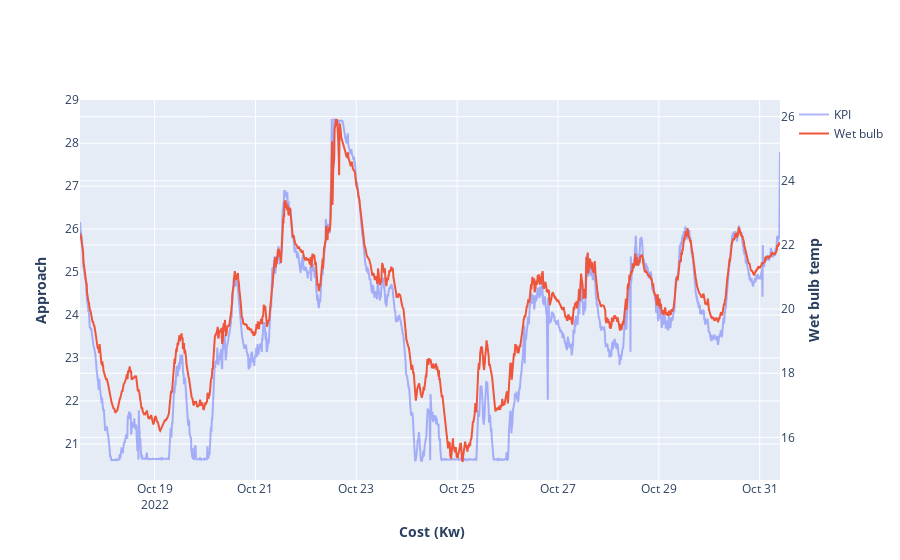

The notebook cell this image was saved under:
### Code cell
fig =  go.Figure(layout=layout)
fig.add_traces(go.Scatter(x=opt.df.Datetime[-2000:][::-1],y=np.array(vs-opt.df.system_KPI[-2000:][::-1]),name='KPI',yaxis='y1',opacity=0.5))
fig.add_traces(go.Scatter(x=opt.df.Datetime[-2000:][::-1],y=opt.df.Wet_bulb_temp[-2000:][::-1],name='Wet bulb',yaxis='y2'))

### Figure 1 — Plotly figure (JSON) as saved in the notebook; plotly's stock layout.template omitted (floating-point values rounded to 4 significant figures; data arrays with more than 128 entries replaced by an {"elided": "..."} marker saying what was removed)
{"data": [{"name": "KPI", "opacity": 0.5, "type": "scatter", "x": {"elided": "2000 str values"}, "y": {"elided": "2000 float values"}, "yaxis": "y"}, {"name": "Wet bulb", "type": "scatter", "x": {"elided": "2000 str values"}, "y": {"elided": "2000 float values"}, "yaxis": "y2"}], "layout": {"xaxis": {"title": {"text": "<b> Cost (Kw)</b>"}}, "yaxis": {"title": {"text": "<b> Approach </b>"}}, "yaxis2": {"overlaying": "y", "side": "right", "title": {"text": "<b> Wet bulb temp </b>"}}}}
